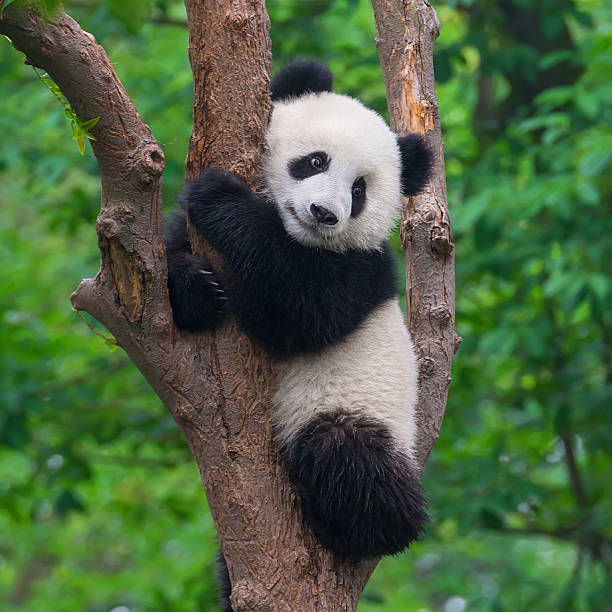
#> input picture Panda.jpg, 612 x 612 px
$ python imageEncrypter.py   (older library calls are emulated)
#> lines starting #> are read from the running program, lines starting #| are printed output that depends on the picture
### Steganography.py
from PIL import Image
import numpy as np

"""
TODO
- create a difference picture to find the differences in picture
- add a shift option to the decryption
- add optional parameters to the encrypt and decrypt functions for shifts
- add functionality to pictures that may not have 8 bit RGB
"""


def spectrum(start_clr: [], end_clr: [], number_of_colors: int) -> np.array:
    # convert each color to a numpy array
    start_clr = np.asarray(start_clr)
    end_clr = np.asarray(end_clr)

    # finds the scalar value that needs to be added to each color
    clr_diff = (end_clr - start_clr) / (number_of_colors - 1)

    # list comprehension that adds the scalar value to the starting color
    return [start_clr + i * clr_diff for i in range(0, number_of_colors)]


def open(path: str) -> Image:
#> called with path = 'Panda.jpg'
    try:
        return Image.open(path)
#> returned value is the input picture: PIL image 612x612 RGB; mean R, G, B 76.6, 100.7, 65.2
#> (reads romeoandjuliet.txt from the repository)
    except:
        raise


def encrypt(img: Image, msg: str) -> Image:
    img_data = np.asarray(img)
    img_dim = img_data.shape
#> img_dim = (612, 612, 3)
    bit_msg = []

    # turning our message into a binary representation
    for c in msg:
        bit_msg.append(bin(ord(c))[2:].zfill(8))

    # join together the strings
    bit_msg = "".join(bit_msg)

    # spliting the binary string every two bits
    bit_msg = [bit_msg[i : i + 2] for i in range(0, len(bit_msg), 2)]

    # flatten for ease of use
    img_data = img_data.flatten()

    for idx, bit in enumerate(bit_msg):
        # converting the values to binary and trimming
        new_val = bin(img_data[idx])[2:-2] + bit

        # converting the new binary back to an int
        new_val = int(new_val,2)
        img_data[idx] = new_val
#> this loop made 678736 passes
#> new_val on passes 1 to 3: 33, 29, 33

    img_data = img_data.reshape(img_dim)
    return Image.fromarray(img_data)


# [18 lines left out: function decrypt, not called in this run]


def heat_map(
    img1: Image,
    img2: Image,
    color_scheme=spectrum([0, 0, 0], [255, 255, 255], 10),
    binary=False,
) -> Image:
    # add error-handling if the user gives a dumb gradient

#> called with binary = True
    img1_data = np.asarray(img1).astype(np.float)
    img2_data = np.asarray(img2).astype(np.float)

    # get the dimensions of the image
    IMG_DIM = img2_data.shape
#> IMG_DIM = (612, 612, 3)

    # find the difference in RGB values
    diff = np.abs(img1_data - img2_data).astype(np.uint8)

    # flattening for ease of use
    diff = diff.reshape(-1, 3)

    if binary:
        diff = np.asarray(
            list(
                map(lambda p: color_scheme[-1] if sum(p) > 0 else color_scheme[0], diff)
            )
        ).astype(np.uint8)
    else:
        diff = np.asarray(list(map(lambda p: color_scheme[sum(p)], diff))).astype(
            np.uint8
        )

    diff = diff.reshape(IMG_DIM)
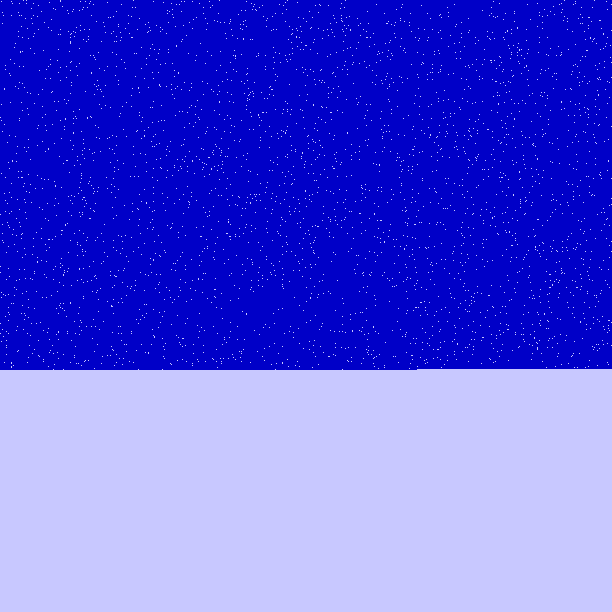
#> diff: shape (612, 612, 3); mean R, G, B 81, 81, 222.3

    return Image.fromarray(diff)


# [5 lines left out: function check_same_image, not called in this run]

### imageEncrypter.py
import Steganography
import numpy as np


def main():
    PATH = "Panda.jpg"

    original_img = Steganography.open(PATH)

    with open("romeoandjuliet.txt") as str:
        str = "".join(str.readlines()).replace("\n", "")
        img = Steganography.encrypt(original_img, str)

    img_map = Steganography.heat_map(
        original_img, img, Steganography.spectrum([200, 200, 255], [0, 0, 200], 10), binary=True
    )
    img_map.show()
    img_map.save("./heat_map.png")


if __name__ == "__main__":
    main()
